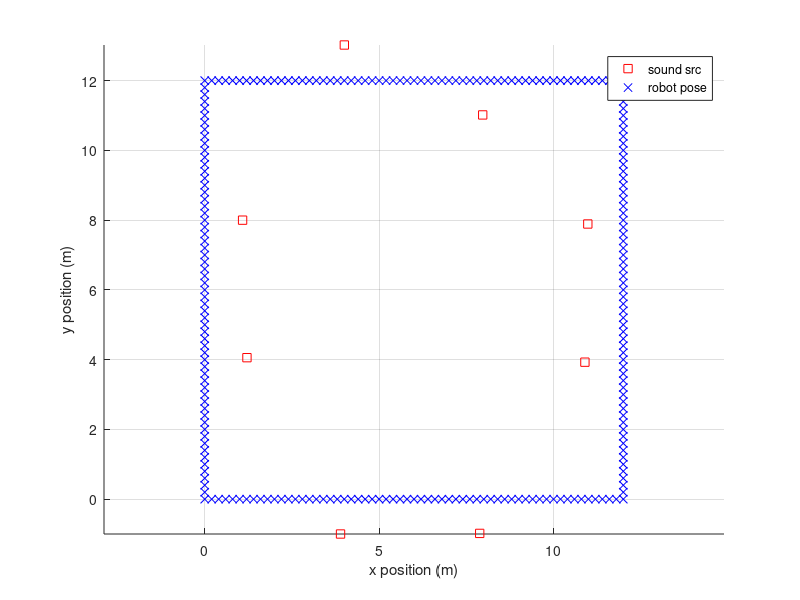
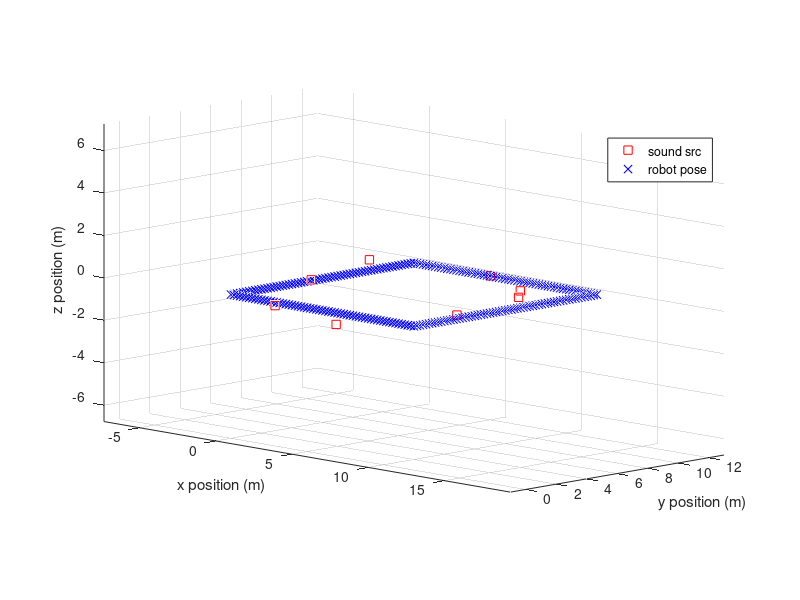

The MATLAB script that drew these images, in order: (Note: this script raises an error after producing the figures.)
% This file create graph structure "g" for lsSLAM.m

% existing problems:
% doa_ob_w and doa_ob_w_2d are computed by doa_ob_l turns into doa_ob_w by
% robot pose gt instead of observed robot pose. doa_ob_w and doa_ob_w_2d
% are used for computing initial idp. Since robot pose has very little
% noise, it might be fine.


%% refresh
clear all;
close all;

%% Parameters

% add path for including some tool functions
addpath('tools');

% rect trajectory length per x,y
traj_len_x = 12;
traj_len_y = 12;

% distance from sound source to mic array trajectory
ss_dist_from_traj = 1;

% distance between each sound source
ss_dist = 4;

% number of sound sources
ss_num_x = (traj_len_x/ss_dist-1);
ss_num_y = (traj_len_y/ss_dist-1);
ss_num = 2*(ss_num_x + ss_num_y);

% sound source position noise in x/y direction
ss_pos_noise_std_xy = 0.1;

% sound source position noise in z direction
ss_pos_noise_std_z = 0.5;

% sound source DOA estimation noise 
ss_doa_std_azi = 10*(pi/180);
ss_doa_std_ele = 10*(pi/180);
ss_doa_std_azi_conservative_factor = 2;
ss_doa_std_ele_conservative_factor = 2;

% dist between each robot pose
robot_pose_dist = 0.2;

% num of robot pose
robot_pose_num_x = traj_len_x/robot_pose_dist;
robot_pose_num_y = traj_len_y/robot_pose_dist;
robot_pose_num = (robot_pose_num_x+robot_pose_num_y)*2;

% max dist that doa algorithm can detect
doa_dist_max = 3;
% doa distance for initialization of sound source.
ss_pos_ini_doa_dist = 1.5;

% odometry noises
% odom_u_theta/ also yaw/pitch/roll
odom_u_theta_std = 0.001*(pi/180); %0.001 deg
odom_u_theta_std_conservative_factor = 2; 
% odom_u_dist_std
odom_u_dist_std = 0.001; % 1mm
odom_u_dist_std_conservative_factor = 2; 

% fig numbers

fig_2d_gt_num = 1;% 2D gt
fig_2d_ob_num = 3;% 2D ob
fig_3d_gt_num = 2;% 3D gt
fig_3d_ob_num = 4;% 3D ob

%% sound source ground truth

% ground truth of sound source positions
ss_pos = zeros(ss_num,3);

% x,y,z pos of 1st side of rect
ss_pos(1:ss_num_x,1) = (ss_dist:ss_dist:ss_num_x*ss_dist)'+...
    randn(ss_num_x,1)*ss_pos_noise_std_xy;
ss_pos(1:ss_num_x,2) = zeros(ss_num_x,1)+randn(ss_num_x,1)*...
    ss_pos_noise_std_xy + ss_dist_from_traj*sign(rand(ss_num_x,1)-0.5);
ss_pos(1:ss_num_x,3) = zeros(ss_num_x,1)+randn(ss_num_x,1)*...
    ss_pos_noise_std_z;

% x,y,z pos of 2nd side of rect
ss_pos(ss_num_x+1:ss_num_x+ss_num_y,1) = ones(ss_num_y,1)*traj_len_x+...
    randn(ss_num_y,1)*ss_pos_noise_std_xy + ss_dist_from_traj*sign(rand(...
    ss_num_y,1)-0.5);
ss_pos(ss_num_x+1:ss_num_x+ss_num_y,2) = (ss_dist:ss_dist:ss_num_y*...
    ss_dist)'+randn(ss_num_y,1)*ss_pos_noise_std_xy;
ss_pos(ss_num_x+1:ss_num_x+ss_num_y,3) = zeros(ss_num_y,1)+randn(...
    ss_num_y,1)*ss_pos_noise_std_z;

% x,y,z pos of 3rd side of rect
ss_pos(ss_num_x+ss_num_y+1:ss_num_x+ss_num_y+ss_num_x,1) = (ss_dist:...
    ss_dist:ss_num_x*ss_dist)'+randn(ss_num_x,1)*ss_pos_noise_std_xy;
ss_pos(ss_num_x+ss_num_y+1:ss_num_x+ss_num_y+ss_num_x,2) = ones(...
    ss_num_x,1)*traj_len_y+randn(ss_num_x,1)*ss_pos_noise_std_xy + ...
    ss_dist_from_traj*sign(rand(ss_num_x,1)-0.5);
ss_pos(ss_num_x+ss_num_y+1:ss_num_x+ss_num_y+ss_num_x,3) = zeros(...
    ss_num_x,1)+randn(ss_num_x,1)*ss_pos_noise_std_z;

% x,y,z pos of 4th side of rect
ss_pos(2*ss_num_x+ss_num_y+1:2*ss_num_x+ss_num_y+ss_num_y,1) = zeros(...
    ss_num_y,1)+randn(ss_num_y,1)*ss_pos_noise_std_xy+ ss_dist_from_traj...
    *sign(rand(ss_num_y,1)-0.5);
ss_pos(2*ss_num_x+ss_num_y+1:2*ss_num_x+ss_num_y+ss_num_y,2) = (ss_dist...
    :ss_dist:ss_num_y*ss_dist)'+randn(ss_num_y,1)*ss_pos_noise_std_xy;
ss_pos(2*ss_num_x+ss_num_y+1:2*ss_num_x+ss_num_y+ss_num_y,3) = zeros(...
    ss_num_y,1)+randn(ss_num_y,1)*ss_pos_noise_std_z;

% plot for debugging
%figure,
%plot(mic_pos(:,1),mic_pos(:,2),'LineStyle','none','Marker','s');

%% construction of robot odometry (ground truth)

% ini of robot poses (x,y,z,yaw,pitch,roll)
robot_pose = zeros(robot_pose_num,6);

% x,y,z pos of 1st side of rect
robot_pose(1:robot_pose_num_x,1) = (robot_pose_dist:robot_pose_dist:robot_pose_num_x*robot_pose_dist)';
robot_pose(1:robot_pose_num_x,2) = zeros(robot_pose_num_x,1);
robot_pose(1:robot_pose_num_x,3) = zeros(robot_pose_num_x,1);
robot_pose(1:robot_pose_num_x,4) = zeros(robot_pose_num_x,1);

% x,y,z pos of 2nd side of rect
robot_pose(robot_pose_num_x+1:robot_pose_num_x+robot_pose_num_y,1) = ones(robot_pose_num_y,1)*traj_len_x;
robot_pose(robot_pose_num_x+1:robot_pose_num_x+robot_pose_num_y,2) = (robot_pose_dist:robot_pose_dist:robot_pose_num_y*robot_pose_dist)';
robot_pose(robot_pose_num_x+1:robot_pose_num_x+robot_pose_num_y,3) = zeros(robot_pose_num_y,1);
robot_pose(robot_pose_num_x+1:robot_pose_num_x+robot_pose_num_y,4) = ones(robot_pose_num_y,1)*(pi/2);

% x,y,z pos of 3rd side of rect
robot_pose(robot_pose_num_x+robot_pose_num_y+1:robot_pose_num_x+robot_pose_num_y+robot_pose_num_x,1) = ((robot_pose_num_x-1)*robot_pose_dist:-robot_pose_dist:0)';
robot_pose(robot_pose_num_x+robot_pose_num_y+1:robot_pose_num_x+robot_pose_num_y+robot_pose_num_x,2) = ones(robot_pose_num_x,1)*traj_len_y;
robot_pose(robot_pose_num_x+robot_pose_num_y+1:robot_pose_num_x+robot_pose_num_y+robot_pose_num_x,3) = zeros(robot_pose_num_x,1);
robot_pose(robot_pose_num_x+robot_pose_num_y+1:robot_pose_num_x+robot_pose_num_y+robot_pose_num_x,4) = ones(robot_pose_num_x,1)*(pi);

% x,y,z pos of 4th side of rect
robot_pose(2*robot_pose_num_x+robot_pose_num_y+1:2*robot_pose_num_x+robot_pose_num_y+robot_pose_num_y,1) = zeros(robot_pose_num_y,1);
robot_pose(2*robot_pose_num_x+robot_pose_num_y+1:2*robot_pose_num_x+robot_pose_num_y+robot_pose_num_y,2) = ((robot_pose_num_y-1)*robot_pose_dist:-robot_pose_dist:0)';
robot_pose(2*robot_pose_num_x+robot_pose_num_y+1:2*robot_pose_num_x+robot_pose_num_y+robot_pose_num_y,3) = zeros(robot_pose_num_y,1);
robot_pose(2*robot_pose_num_x+robot_pose_num_y+1:2*robot_pose_num_x+robot_pose_num_y+robot_pose_num_y,4) = ones(robot_pose_num_y,1)*(-pi/2);

% plot the microphone and sound src ground truth
figure(fig_2d_gt_num);
hold on;
plot(ss_pos(:,1),ss_pos(:,2),'LineStyle','none','Marker','s',...
    'MarkerEdgeColor','r');
plot(robot_pose(:,1),robot_pose(:,2),'LineStyle','none','Marker','x',...
    'MarkerEdgeColor','b');
xlabel('x position (m)');ylabel('y position (m)');
legend('sound src','robot pose');
grid on;axis equal;
hold off;

fig_h = figure(fig_3d_gt_num);
set(fig_h, 'Position', [100, 100, 1000, 500]);
hold on;
plot3(ss_pos(:,1),ss_pos(:,2),ss_pos(:,3),'LineStyle','none','Marker','s',...
    'MarkerEdgeColor','r');
plot3(robot_pose(:,1),robot_pose(:,2),robot_pose(:,3),'LineStyle','none','Marker','x',...
    'MarkerEdgeColor','b');
xlabel('x position (m)');ylabel('y position (m)');zlabel('z position (m)');
legend('sound src','robot pose');
grid on;axis equal;view(45,10);
hold off;

%% compute the observation in azimuth and elevation angle.

% 2D case:
% project the robot pose from 3D to 2D case
robot_pose_2d = robot_pose(:,[1,2,4]);% x,y,yaw
% project the sound source position from 3D to 2D case
ss_pos_2d = ss_pos(:,[1,2]);

doa_gt_w_2d =[];% doa in world coord
doa_gt_l_2d =[];% doa in robot local coord
%doa_ob_w_2d =[];% observed (noisy) doa in world coord
doa_ob_l_2d =[];% observed (noisy) doa in local coord

for p = 1:size(robot_pose,1)
    for s = 1:size(ss_pos,1)
        if sqrt((robot_pose_2d(p,1)-ss_pos_2d(s,1))^2 + (robot_pose_2d(p,2)-ss_pos_2d(s,2))^2)<doa_dist_max
            azi_w_2d = atan2(ss_pos_2d(s,2)-robot_pose_2d(p,2),ss_pos_2d(s,1)-robot_pose_2d(p,1));
            
            azi_l_2d = wrapToPi(azi_w_2d-robot_pose_2d(p,3));
            
            azi_ob_l_2d = wrapToPi(azi_l_2d+randn*ss_doa_std_azi);
            
            %azi_ob_w_2d = wrapToPi(azi_ob_l_2d+robot_pose_2d(p,3));
            
            % store the data
            doa_gt_w_2d = [doa_gt_w_2d; [azi_w_2d,p,s]];
            doa_gt_l_2d = [doa_gt_l_2d; [azi_l_2d,p,s]];
            %doa_ob_w_2d = [doa_ob_w_2d; [azi_ob_w_2d,p,s]];
            doa_ob_l_2d = [doa_ob_l_2d; [azi_ob_l_2d,p,s]];
        end
    end
end




% 3D case:
% doa estimation ground truth
doa_gt_w =[];% doa in world coord
doa_gt_l =[];% doa in robot local coord
doa_ob_l_direc_point =[];% observed (noisy) doa in world coord
doa_ob_l =[];% observed (noisy) doa in local coord

for p = 1:size(robot_pose,1)
    for s = 1:size(ss_pos,1)
        if sqrt((robot_pose(p,1)-ss_pos(s,1))^2 + (robot_pose(p,2)-ss_pos(s,2))^2 + (robot_pose(p,3)-ss_pos(s,3))^2)<doa_dist_max
            
            % gt of DOA estimation azimuth angle in world coordinate
            azi_w = atan((ss_pos(s,2)-robot_pose(p,2))/(ss_pos(s,1)-robot_pose(p,1)));
            if (ss_pos(s,1)-robot_pose(p,1))<0
                azi_w = wrapToPi(azi_w+pi);
            end
            % observed DOA estimation azimuth angle in global coord
            % azi_ob_w = wrapToPi(azi_w+randn*ss_doa_std_azi);
            
            % azimuth gt in robot coordinate
            ss_pos_local_coord = global_point_in_local_coord_tans_ypr(ss_pos(s,:),robot_pose(p,:));
            % gt of DOA estimation azimuth angle in robot coordinate
            azi_l = atan(ss_pos_local_coord(2)/ss_pos_local_coord(1));
            if (ss_pos_local_coord(1))<0
                azi_l = wrapToPi(azi_l+pi);
            end
            % observed DOA estimation azimuth angle in local coord
            azi_ob_l = wrapToPi(azi_l+randn*ss_doa_std_azi);
            %azi_ob_w = 
            
            
            
            % gt of DOA estimation elevation angle in world coord
            ele_w = atan((ss_pos(s,3)-robot_pose(p,3))/sqrt((ss_pos(s,1)-robot_pose(p,1))^2+(ss_pos(s,2)-robot_pose(p,2))^2));
            % observed DOA estimation elevation angle in world coord
            %ele_ob_w = ele_w + randn*ss_doa_std_ele;
            %if ele_ob_w>(pi/2)
            %    ele_ob_w = pi/2;
            %elseif ele_ob_w<(-pi/2)
            %    ele_ob_w = -pi/2;
            %end
            
            % gt of DOA estimation elevation angle in local coord
            ele_l = atan(ss_pos_local_coord(3)/sqrt(ss_pos_local_coord(1)^2+ss_pos_local_coord(2)^2));
            % observed DOA estimation elevation angle in local coord
            ele_ob_l = ele_l + randn*ss_doa_std_ele;
            if ele_ob_l>(pi/2)
                ele_ob_l = pi/2;
            elseif ele_ob_l<(-pi/2)
                ele_ob_l = -pi/2;
            end
            
            % get the observation in world coordinate
            direc_point_ob_l = [cos(ele_ob_l)*cos(azi_ob_l);cos(ele_ob_l)*sin(azi_ob_l);sin(ele_ob_l)];
            
            
            
            % store the data
            doa_gt_w = [doa_gt_w; [azi_w,ele_w,p,s]];
            doa_ob_l_direc_point = [doa_ob_l_direc_point; [direc_point_ob_l',p,s]];
            doa_gt_l = [doa_gt_l; [azi_l,ele_l,p,s]];
            doa_ob_l = [doa_ob_l; [azi_ob_l,ele_ob_l,p,s]];
        end
    end
end

% plot 2D gt of robot pose, landmark, and observation
figure(fig_2d_gt_num);
hold on;
for n=1:size(doa_gt_w_2d,1)
    plot([robot_pose_2d(doa_gt_w_2d(n,2),1),ss_pos_2d(doa_gt_w_2d(n,3),1)],[robot_pose_2d(doa_gt_w_2d(n,2),2),ss_pos_2d(doa_gt_w_2d(n,3),2)],'Color','m');
end
hold off;

% plot 3D gt of robot pose, landmark, and observation
figure(fig_3d_gt_num);
hold on;
for n=1:size(doa_gt_w,1)
    plot3([robot_pose(doa_gt_w(n,3),1),ss_pos(doa_gt_w(n,4),1)],[robot_pose(doa_gt_w(n,3),2),ss_pos(doa_gt_w(n,4),2)],[robot_pose(doa_gt_w(n,3),3),ss_pos(doa_gt_w(n,4),3)],'Color','m');
end
grid on;axis equal;view(45,30);
hold off;

%% compute the odom noisy observation

% 2D case:
robot_pose_u_2d = zeros(size(robot_pose,1),3);
robot_pose_u_ob_2d = zeros(size(robot_pose,1),3);
robot_pose_ob_2d = zeros(size(robot_pose,1),3);

% computing the relative moment between two robot pose and its noisy
% observation.
robot_pose_ob_2d(1,:) = robot_pose_2d(1,:);
for n=2:size(robot_pose)
    robot_pose_u_2d(n,:) =pose_minus_pose_2d(robot_pose_2d(n,:),robot_pose_2d(n-1,:));
    robot_pose_u_ob_2d(n,:) = robot_pose_u_2d(n,:) + [randn(1,2)*odom_u_dist_std,randn*odom_u_theta_std];
    
    robot_pose_ob_2d(n,:) = pose_plus_pose_2d(robot_pose_ob_2d(n-1,:),robot_pose_u_ob_2d(n,:));
end

% observed doa in world coordinate from estimated robot pose (observed from noisy odom)
doa_ob_w_2d = zeros(size(doa_ob_l_2d));
doa_ob_w_2d(:,2:3) = doa_ob_l_2d(:,2:3);
for n=1:size(doa_ob_l_2d,1)
    doa_ob_w_2d(n,1) = wrapToPi(doa_ob_l_2d(n,1)+robot_pose_ob_2d(doa_ob_l_2d(n,2),3));
end

% plot noisy odom and landmarks
plot_initial_odom_and_landmark_2d(robot_pose_ob_2d,doa_ob_l_2d,doa_dist_max,fig_2d_ob_num);


% 3D case:
robot_pose_u_3d = zeros(size(robot_pose,1),6);
robot_pose_u_ob_3d = zeros(size(robot_pose,1),6);
robot_pose_ob_3d = zeros(size(robot_pose,1),6);

% computing the relative moment between two robot pose and its noisy
% observation.
robot_pose_ob_3d(1,:) = robot_pose(1,:);
for n=2:size(robot_pose)
    robot_pose_u_3d(n,:) = pose_minus_pose_trans_ypr(robot_pose(n,:),robot_pose(n-1,:))';
    robot_pose_u_ob_3d(n,:) = robot_pose_u_3d(n,:) + [randn(1,3)*odom_u_dist_std,randn(1,3)*odom_u_theta_std];
    
    robot_pose_ob_3d(n,:) = pose_plus_pose_trans_ypr(robot_pose_ob_3d(n-1,:),robot_pose_u_ob_3d(n,:));
end

% observed doa in world coordinate from estimated robot pose (observed from noisy odom)
doa_ob_w = zeros(size(doa_ob_l_direc_point,1),4);
doa_ob_w(:,3:4) = doa_ob_l_direc_point(:,4:5);
for n=1:size(doa_ob_l_direc_point,1)
    current_robot_pose_ob_3d_without_trans = robot_pose_ob_3d(doa_ob_l_direc_point(n,4),:);
    current_robot_pose_ob_3d_without_trans(1:3) = zeros(1,3);
    M = transform_matrix_from_trans_ypr(current_robot_pose_ob_3d_without_trans);
    local_point_without_trans_hom = M*[doa_ob_l_direc_point(n,1:3)';1];
    
    doa_ob_w(n,1) = atan2(local_point_without_trans_hom(2),local_point_without_trans_hom(1));
    doa_ob_w(n,2) = atan2(local_point_without_trans_hom(3),sqrt(local_point_without_trans_hom(1)^2+local_point_without_trans_hom(2)^2));
end

% plot noisy odom and landmarks
plot_initial_odom_and_landmark_3d(robot_pose_ob_3d,doa_ob_l,doa_dist_max,fig_3d_ob_num);


%% ground truth and initialization of state vector

% in 2D case,

% in this case, the state vector is sound src 1 (x, y), sound src 2 (x,y)
% ... robot pose 1 (x,y,theta), robot pose 2 (x,y,theta)...
%c2d_x_gt = [reshape(ss_pos(:,[1,2])',size(ss_pos,1)*2,1);reshape(robot_pose_2d',size(robot_pose_2d,1)*3,1)];
c2d_x_gt = [zeros(ss_num*2,1);reshape(robot_pose_2d',size(robot_pose_2d,1)*3,1)];

g2d.x_gt = c2d_x_gt;

% initialization of sound source positions
x_ini = zeros(ss_num*2+size(robot_pose_2d,1)*3,1);
% fill the noisy odom data
x_ini(ss_num*2+1:end) = reshape(robot_pose_ob_2d',size(robot_pose_ob_2d,1)*3,1);
% initialization of sound source positions
%ss_ini_index = 1;
ss_ini_observed = [];

lm_ini_pose_correspondance_2d = zeros(ss_num,2);
lm_ini_pose_correspondance_2d(:,1) = 1:ss_num;
for n=1:size(doa_ob_l_2d,1)
    if size(ss_ini_observed,2)==ss_num
        break;
    end
    if sum(doa_ob_l_2d(n,3)==ss_ini_observed)<1
        
        % initialization of sound source position upon 1st observation.
        % local coordinates:
        % ss_ini_pos_local_coord = ss_pos_ini_doa_dist*[cos(doa_ob_l_2d(n,1));sin(doa_ob_l_2d(n,1))];
        % change them into global coordinate:
        %ss_ini_pos_global_coord_hom = transform_matrix_from_pose_2d(robot_pose_ob_2d(doa_ob_l_2d(n,2),:))*[ss_ini_pos_local_coord;1];
        %ss_ini_pos_global_coord = ss_ini_pos_global_coord_hom(1:2);
        % fill the initial location
        %x_ini(2*(doa_ob_l_2d(n,3)-1)+1:2*(doa_ob_l_2d(n,3)-1)+2) = ss_ini_pos_global_coord;
        x_ini(2*(doa_ob_l_2d(n,3)-1)+1:2*(doa_ob_l_2d(n,3)-1)+2) = [doa_ob_w_2d(n,1);1/ss_pos_ini_doa_dist];
        
        ss_pos_robot_pose_dist_gt = sqrt(sum((robot_pose_ob_2d(doa_ob_w_2d(n,2),1:2)-ss_pos_2d(doa_ob_w_2d(n,3),1:2)).^2));
        g2d.x_gt(2*(doa_ob_l_2d(n,3)-1)+1:2*(doa_ob_l_2d(n,3)-1)+2) = [doa_gt_w_2d(n,1);1/ss_pos_robot_pose_dist_gt];
        
        lm_ini_pose_correspondance_2d(doa_ob_l_2d(n,3),2) = doa_ob_l_2d(n,2);
        
        %ss_ini_index = ss_ini_index+1;
        ss_ini_observed = [ss_ini_observed,doa_ob_l_2d(n,3)];
    end
    
end
% save data into graph
g2d.x = x_ini;
g2d.lm_ini_pose_correspondance_2d = lm_ini_pose_correspondance_2d;

lm_ini_2d_xy_coord = zeros(ss_num,2);
for n=1:ss_num
    lm_ini_2d_xy_coord(n,:) = (x_ini(ss_num*2+3*(lm_ini_pose_correspondance_2d(n,2)-1)+1:ss_num*2+3*(lm_ini_pose_correspondance_2d(n,2)-1)+2) + ...
        (1/x_ini(2*(n-1)+2))*[cos(x_ini(2*(n-1)+1));sin(x_ini(2*(n-1)+1))])';
end
% plot the initialization of sound sources
figure(fig_2d_ob_num);
hold on;
plot(lm_ini_2d_xy_coord(:,1),lm_ini_2d_xy_coord(:,2),'LineStyle','none','Marker','o',...
    'MarkerSize',10,'MarkerEdgeColor','k','MarkerFaceColor','y');
hold off;



% in 3D case,

% in this case, the state vector is sound src 1 (x, y,z), sound src 2 (x,y,z)
% ... robot pose 1 (x,y,z,yaw,pitch,roll), robot pose 2 (x,y,z,yaw,pitch,roll)...
% Note, in this case, yaw pitch roll angle is in sequence, just like that in
% airplane. first rotate by yaw(z axis), then pitch (y axis) and roll (x
% axis). So, this sequence is also called 'ZYX' sequence in matlab doc. All
% rotation is relative to local reference frame. This means airplane first
% rotate along its yaw angle, then in that new frame, change its pitch
% angle and so on...
% this can be tested by running a=angle2quat([0,pi/2],[pi/2,pi/2],[0,pi/2])
% here you can find that turning all 90 deg in a sequence yaw pitch roll, is
% actually the same as turning 90 deg in pitch angle only :D
c3d_x_gt_ypr = [zeros(ss_num*3,1);reshape(robot_pose',size(robot_pose,1)*6,1)];

% from Yaw/Pitch/roll rotation to quaternion, robot_pose_quat is Nx4 matrix
% [qr,qx,qy,qz; ...].
robot_pose_quat = [[robot_pose(:,1),robot_pose(:,2),robot_pose(:,3)],angle2quat(robot_pose(:,4),robot_pose(:,5),robot_pose(:,6))]; 
% state vector with coordinate transform in quaternion
c3d_x_gt_quat = [zeros(ss_num*3,1);reshape(robot_pose_quat',size(robot_pose_quat,1)*7,1)];

% change between two options. quaternion option seems to be more popular in
% SLAM since it can avoid directional singularity in YPR style expression.
% In YPR expression, the pitch angle has singularity around its -pi/2 and
% +pi/2 

% g3d.x_gt = c3d_x_gt_ypr;
g3d.x_gt = c3d_x_gt_quat;


% initialization of sound source positions
x_ini = zeros(ss_num*3+size(robot_pose,1)*7,1);
% fill the noisy odom data
robot_pose_ob_quat = [[robot_pose_ob_3d(:,1),robot_pose_ob_3d(:,2),robot_pose_ob_3d(:,3)],...
    angle2quat(robot_pose_ob_3d(:,4),robot_pose_ob_3d(:,5),robot_pose_ob_3d(:,6))];
x_ini(ss_num*3+1:end) = reshape(robot_pose_ob_quat',size(robot_pose_ob_quat,1)*7,1);
% initialization of sound source positions
%ss_ini_index = 1;
ss_ini_observed = [];

lm_ini_pose_correspondance_3d = zeros(ss_num,2);
lm_ini_pose_correspondance_3d(:,1) = 1:ss_num;
for n=1:size(doa_ob_l,1)
    if size(ss_ini_observed,2)==ss_num
        break;
    end
    if sum(doa_ob_l(n,4)==ss_ini_observed)<1
        
        % initialization of sound source position upon 1st observation.
        % local coordinates:
        %ss_ini_pos_local_coord = ss_pos_ini_doa_dist*[cos(doa_ob_l(n,2))*cos(doa_ob_l(n,1));...
        %    cos(doa_ob_l(n,2))*sin(doa_ob_l(n,1));sin(doa_ob_l(n,2))];
        % change them into global coordinate:
        %ss_ini_pos_global_coord_hom = transform_matrix_from_trans_ypr(robot_pose_ob_3d(doa_ob_l(n,3),:))*[ss_ini_pos_local_coord;1];
        %ss_ini_pos_global_coord = ss_ini_pos_global_coord_hom(1:3);
        % fill the initial location
        %x_ini(3*(doa_ob_l(n,4)-1)+1:3*(doa_ob_l(n,4)-1)+3) = ss_ini_pos_global_coord;
        x_ini(3*(doa_ob_l(n,4)-1)+1:3*(doa_ob_l(n,4)-1)+3) = [doa_ob_w(n,1);doa_ob_w(n,2);1/ss_pos_ini_doa_dist];
        
        ss_pos_robot_pose_dist_gt = sqrt(sum((robot_pose_ob_3d(doa_ob_w(n,3),1:3)-ss_pos(doa_ob_w(n,4),1:3)).^2));
        g3d.x_gt(3*(doa_ob_l(n,4)-1)+1:3*(doa_ob_l(n,4)-1)+3) = [doa_gt_w(n,1);doa_gt_w(n,2);1/ss_pos_robot_pose_dist_gt];
        
        lm_ini_pose_correspondance_3d(doa_ob_l(n,4),2) = doa_ob_l(n,3);
        %ss_ini_index = ss_ini_index+1;
        ss_ini_observed = [ss_ini_observed,doa_ob_l(n,4)];
    end
    
end
% save data into graph
g3d.x = x_ini;
g3d.lm_ini_pose_correspondance_3d = lm_ini_pose_correspondance_3d;

lm_ini_3d_xy_coord = zeros(ss_num,3);
for n=1:ss_num
    lm_ini_3d_xy_coord(n,:) = (x_ini(ss_num*3+7*(lm_ini_pose_correspondance_3d(n,2)-1)+1:ss_num*3+7*(lm_ini_pose_correspondance_3d(n,2)-1)+3) + ...
        (1/x_ini(3*(n-1)+3))*[cos(x_ini(3*(n-1)+2))*cos(x_ini(3*(n-1)+1));cos(x_ini(3*(n-1)+2))*sin(x_ini(3*(n-1)+1));sin(x_ini(3*(n-1)+2))])';
end

% plot the initialization of sound sources
figure(fig_3d_ob_num);
hold on;
plot3(lm_ini_3d_xy_coord(:,1),lm_ini_3d_xy_coord(:,2),lm_ini_3d_xy_coord(:,3),'LineStyle','none','Marker','o',...
    'MarkerSize',10,'MarkerEdgeColor','k','MarkerFaceColor','y');
hold off;
%% creation of edges 

% in 2D case:
edges_count = 1;

for n=2:size(robot_pose_2d,1)
    
    type_p_p = 'P';
    % measurement: noisy robot_pose_u control input observation
    measurement_p_p = robot_pose_u_ob_2d(n,:)';
    % information matrix [1/dist_sigma^2 0 0; 0 1/dits_sigma^2 0; 0 0 1/theta_sigma^2];
    information_p_p = diag([1/((odom_u_dist_std*odom_u_dist_std_conservative_factor)^2);...
        1/((odom_u_dist_std*odom_u_dist_std_conservative_factor)^2);1/((odom_u_theta_std*odom_u_theta_std_conservative_factor)^2)]);
    % index of previous time robot pose (starting index)
    fromIdx_p_p = 3*(n-2)+1 + 2*ss_num;
    % index of current time robot pose (starting index)
    toIdx_p_p = 3*(n-1)+1 + 2*ss_num;

    % fill the above information to "g" structure
    g2d.edges(edges_count).type = type_p_p;
    g2d.edges(edges_count).measurement = measurement_p_p;
    g2d.edges(edges_count).information = information_p_p;
    g2d.edges(edges_count).fromIdx = fromIdx_p_p;
    g2d.edges(edges_count).toIdx = toIdx_p_p;
    % update the edges_count
    edges_count = edges_count+1;
    
end

for n=1:size(doa_ob_l_2d,1)
    % (p-l) pose landmark constraits 
    % type of the constraint
    type_p_l = 'L';
    % measurement (noisy azim DOA observation)
    measurement_p_l = doa_ob_l_2d(n,1);
    % information matrix: (1/theta_sigma^2) (1x1 matrix)
    information_p_l = 1/((ss_doa_std_azi*ss_doa_std_azi_conservative_factor)^2);
    % starting index of sound source state vector (starting index)
    fromIdx_p_l = 2*doa_ob_l_2d(n,3)-1;
    % index of current time mic array/robot pose (starting index)
    toIdx_p_l = 3*doa_ob_l_2d(n,2)-2 + 2*ss_num;
    
    % fill the above information to "g" structure
    g2d.edges(edges_count).type = type_p_l;
    g2d.edges(edges_count).measurement = measurement_p_l;
    g2d.edges(edges_count).information = information_p_l;
    g2d.edges(edges_count).fromIdx = fromIdx_p_l;
    g2d.edges(edges_count).toIdx = toIdx_p_l;
    % update the edges_count
    edges_count = edges_count+1;
end



% in 3D case:
edges_count = 1;

for n=2:size(robot_pose,1)
    
    type_p_p = 'P';
    % measurement: noisy robot_pose_u control input observation
    measurement_p_p = robot_pose_u_ob_3d(n,:)';
    % information matrix 
    information_p_p = diag([1/((odom_u_dist_std*odom_u_dist_std_conservative_factor)^2);...
        1/((odom_u_dist_std*odom_u_dist_std_conservative_factor)^2);1/((odom_u_dist_std*odom_u_dist_std_conservative_factor)^2);...
        1/((odom_u_theta_std*odom_u_theta_std_conservative_factor)^2);1/((odom_u_theta_std*odom_u_theta_std_conservative_factor)^2);...
        1/((odom_u_theta_std*odom_u_theta_std_conservative_factor)^2)]);
    % index of previous time robot pose (starting index)
    fromIdx_p_p = 7*(n-2)+1 + 3*ss_num;
    % index of current time robot pose (starting index)
    toIdx_p_p = 7*(n-1)+1 + 3*ss_num;

    % fill the above information to "g" structure
    g3d.edges(edges_count).type = type_p_p;
    g3d.edges(edges_count).measurement = measurement_p_p;
    g3d.edges(edges_count).information = information_p_p;
    g3d.edges(edges_count).fromIdx = fromIdx_p_p;
    g3d.edges(edges_count).toIdx = toIdx_p_p;
    % update the edges_count
    edges_count = edges_count+1;
    
end

for n=1:size(doa_ob_l,1)
    % (p-l) pose landmark constraits 
    % type of the constraint
    type_p_l = 'L';
    % measurement (noisy azim DOA observation)
    measurement_p_l = doa_ob_l(n,1:2)';
    % information matrix: I*(1/theta_sigma^2) (2x2 matrix)
    information_p_l = diag([1/((ss_doa_std_azi*ss_doa_std_azi_conservative_factor)^2);...
        1/((ss_doa_std_ele*ss_doa_std_ele_conservative_factor)^2)]);
    % starting index of sound source state vector (starting index)
    fromIdx_p_l = 3*doa_ob_l(n,4)-2;
    % index of current time mic array/robot pose (starting index)
    toIdx_p_l = 7*doa_ob_l(n,3)-6 + 3*ss_num;
    
    % fill the above information to "g" structure
    g3d.edges(edges_count).type = type_p_l;
    g3d.edges(edges_count).measurement = measurement_p_l;
    g3d.edges(edges_count).information = information_p_l;
    g3d.edges(edges_count).fromIdx = fromIdx_p_l;
    g3d.edges(edges_count).toIdx = toIdx_p_l;
    % update the edges_count
    edges_count = edges_count+1;
end
%% initialization of state vector

%{

% initialize the mic state (pos: true position + big initialization noise
% for random pos, delay: 0 for absolute no knowledge of delay, drift: 0 for
% absolute no knowledge of drift (+randn*(1e-6) for avoiding singularity in
% slSLAM))
x_mic_init = [ss_pos+(mic_pos_init_noise*(rand(size(ss_pos))-0.5)*2),...
    zeros(M,1),zeros(M,1)+randn*(1e-6)];

% fix some mic position to avoid ambiguity
% 1st mic is reference, hence pos is (0,0) and 0 delay 0 drift
x_mic_init(1,:) = zeros(1,4);

% make sure the 2nd mic is on positive x axis
if(x_mic_init(2,1)<0)
    x_mic_init(2,1) = -1*x_mic_init(2,1);
end
x_mic_init(2,2) = 0;

% make sure the 3rd mic's y is positive
if(x_mic_init(4,2)<0)
    x_mic_init(4,2) = -1*x_mic_init(4,2);
end

% initialization of sound src postion. all (0,0) + noise to describe no
% knowledge about it.
% x_src_init = zeros(size(src_pos,1),2) + rand(size(src_pos,1),2);
x_src_init = g.x_gt(4*M+1:end,1) + randn(size(g.x_gt,1)-4*M,1)*...
    src_pos_init_noise;

% construct the initial state vector based on above.
g.x = [reshape(x_mic_init',4*M,1);x_src_init];

%}

%% create offset and dimension
% just to make it suitable for cyrill's code framework

% in 2D case:

% initialize two variables
offset = [];
dimension = [];

% construct two variables for the sound source state vecotr
for n=1:ss_num
    offset = [offset;(n-1)*2];
    dimension = [dimension;2];
end

% construct two variables for the robot pose state vecotr
for n=1:size(robot_pose_2d,1)
    offset = [offset;(n-1)*3 + 2*ss_num];
    dimension = [dimension;3];
end

% fill this two variables into "g" structure 
for n = 1:size(offset,1)
    g2d.idLookup(n).offset = offset(n);
    g2d.idLookup(n).dimension = dimension(n);
end  


% in 3D case:

% initialize two variables
offset = [];
dimension = [];

% construct two variables for the sound source state vecotr
for n=1:ss_num
    offset = [offset;(n-1)*3];
    dimension = [dimension;3];
end

% construct two variables for the robot pose state vecotr
for n=1:size(robot_pose,1)
    offset = [offset;(n-1)*7 + 3*ss_num];
    dimension = [dimension;7];
end

% fill this two variables into "g" structure 
for n = 1:size(offset,1)
    g3d.idLookup(n).offset = offset(n);
    g3d.idLookup(n).dimension = dimension(n);
end  


%% save the graph
g2d.ss_num = ss_num;
g2d.robot_pose_dist = robot_pose_dist;
g2d.doa_dist_max = doa_dist_max;

g3d.ss_num = ss_num;
g3d.robot_pose_dist = robot_pose_dist;
g3d.doa_dist_max = doa_dist_max;

% save the "g" structure
save('../data/mic_array.mat','g2d','g3d');

% that's all folks